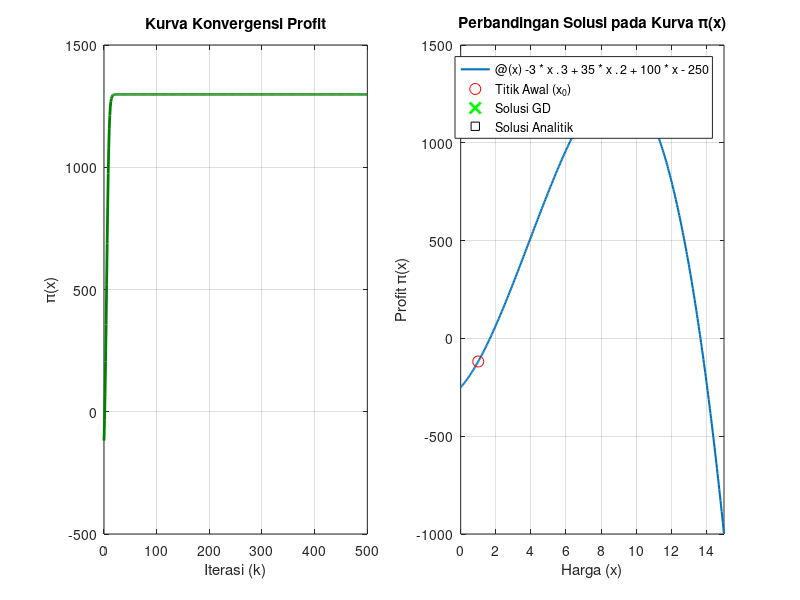

This chart was generated by the following MATLAB code:
% ===============================================================
% UTS Matematika Sains Data - Semester Genap 2025/2026
% Soal 6 - Optimasi Harga Produk Via Gradient Descent
% ---------------------------------------------------------------
% Nama    : Joannes De Britto Luther
% NIM     : 2510514024
% Parameter: a=2, b=2, K=5, alpha=0.003
% Tanggal : 2026-04-26
% ===============================================================

clc; clear; close all;

%% 1. Parameter Deskriptif
a = 2; b = 2; K = 5; alpha = 0.003;
x0 = 1; % Titik awal
iterasi = 500;

%% 2. Definisi Fungsi (Anonymous Functions)
pi_x = @(x) -3*x.^3 + 35*x.^2 + 100*x - 250;
d_pi_x = @(x) -9*x.^2 + 70*x + 100;

%% 3. Algoritma Gradient Descent
x_history = zeros(iterasi + 1, 1);
pi_history = zeros(iterasi + 1, 1);

x_history(1) = x0;
pi_history(1) = pi_x(x0);

for k = 1:iterasi
    % Update Rule: x_{k+1} = x_k + alpha * pi'(x_k)
    x_history(k+1) = x_history(k) + alpha * d_pi_x(x_history(k));
    pi_history(k+1) = pi_x(x_history(k+1));
end

x_final = x_history(end);

%% 4. Solusi Analitik (Menggunakan Rumus Kuadratik pi'(x)=0)
% -9x^2 + 70x + 100 = 0
A_quad = -9; B_quad = 70; C_quad = 100;
D = sqrt(B_quad^2 - 4*A_quad*C_quad);
x_analitik_1 = (-B_quad + D) / (2*A_quad);
x_analitik_2 = (-B_quad - D) / (2*A_quad);
% Pilih x yang positif dan merupakan maksimum lokal (uji turunan kedua)
x_optimum = max(x_analitik_1, x_analitik_2); 

%% 5. Plotting
figure('Color', 'w', 'Position', [100, 100, 1000, 400]);

% Subplot 1: Kurva Konvergensi pi(x) vs Iterasi
subplot(1,2,1);
plot(0:iterasi, pi_history, 'LineWidth', 2, 'Color', [0 .5 0]);
grid on;
xlabel('Iterasi (k)'); ylabel('\pi(x)');
title('Kurva Konvergensi Profit');

% Subplot 2: Posisi pada Kurva Profit pi(x)
subplot(1,2,2);
fplot(pi_x, [0 15], 'LineWidth', 1.5); hold on;
plot(x0, pi_x(x0), 'ro', 'MarkerSize', 8, 'DisplayName', 'Titik Awal (x_0)');
plot(x_final, pi_x(x_final), 'gx', 'MarkerSize', 10, 'LineWidth', 2, 'DisplayName', 'Solusi GD');
plot(x_optimum, pi_x(x_optimum), 'ks', 'DisplayName', 'Solusi Analitik');
grid on;
xlabel('Harga (x)'); ylabel('Profit \pi(x)');
title('Perbandingan Solusi pada Kurva \pi(x)');
legend('show');

fprintf('Hasil Akhir x* (Gradient Descent): %.6f\n', x_final);
fprintf('Hasil Solusi Analitik: %.6f\n', x_optimum);
